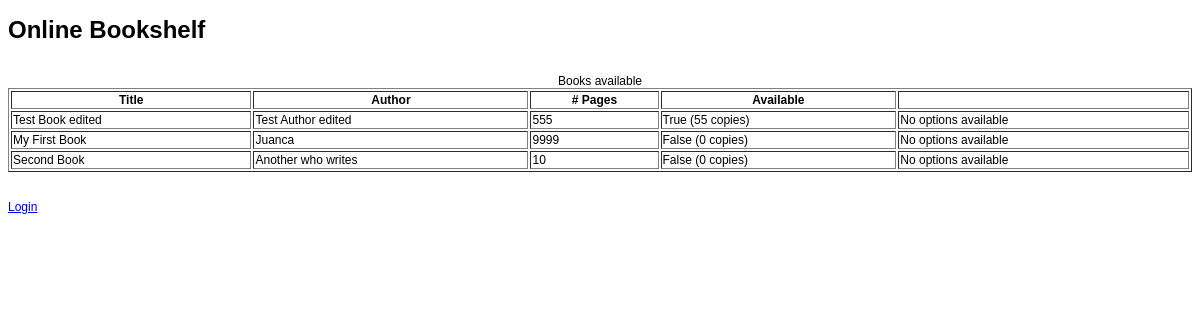
The app's page /, older data.
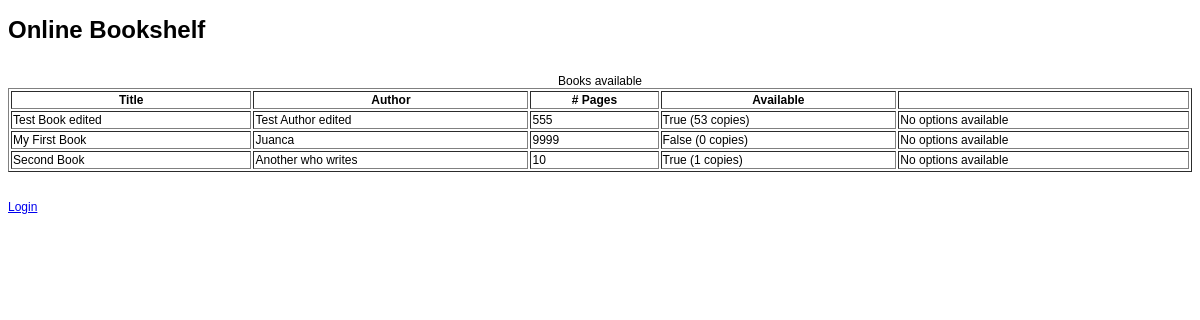
The same page, newer data.
### testApp/models.py (models this page shows, shortened)
class Book(models.Model):
    title = models.CharField(max_length=250, null=False)
    author = models.CharField(max_length=150, null=False)
    num_pages = models.PositiveIntegerField()
    num_copies = models.PositiveIntegerField(null=False)
    def is_available(self):
        return self.num_copies > 0

### testApp/views.py (the view)
# urls.py: url(r'^$', views.index, name='index'),
def index(request):
    cache = caches['default']
    user = cache.get('user')
    context = {}
    context['book_list'] = get_books()
    if user:
        context['username'] = user.name
        context['privileges'] = user.privileges
        context['user_books'] = user.books_lent.all()
    return render(request, 'index.html', context)

### testApp/views.py (called while the page is built)
def get_books():
    return Book.objects.all()

### testApp/templates/index.html (shortened to what this page needs)
<!DOCTYPE html PUBLIC "-//W3C//DTD XHTML 1.0 Transitional//EN" "http://www.w3.org/TR/xhtml1/DTD/xhtml1-transitional.dtd">
<html xmlns="http://www.w3.org/1999/xhtml" xml:lang="en" lang="en">
<head>
</head>
<body>
    <h1>Online Bookshelf</h1>
    <br>
    <table border="1" style="width:100%">
        <caption>Books available</caption>
        <tr>
            <th>Title</th>
            <th>Author</th>
            <th># Pages</th>
            <th>Available</th>
            <th></th>
        </tr>
        {% for book in book_list %}
        <tr>
            <td>{{ book.title }}</td>
            <td>{{ book.author }}</td>
            <td>{{ book.num_pages }}</td>
            <td>{{ book.is_available }} ({{ book.num_copies }} copies)</td>
            <td>
				{% if 'ADM' == privileges.name %}
					<a href="{% url 'book_update' book.id %}">Edit</a> |
					<a href="{% url 'book_delete' book.id %}">Delete</a>
				{% elif 'USR' == privileges.name and book.num_copies > 0 %}
					<a href="{% url 'book_lend' book.id %}">Lend</a>
				{% else %}
					No options available
				{% endif %}
			</td>
        </tr>
        {% endfor %}
    </table>
	<br>
	<br>
	{% if username %}
		Hello {{username}} | <a href="{% url 'logout' %}">Logout</a>
	{% else %}
    	<a href="{% url 'login' %}">Login</a>
	{% endif %}
</body>
</html>

### testApp/templates/index.html (style rules this page uses)
body { font-family:Arial,Helvetica,sans-serif; font-size: 12px; }

Row changes from the older to the newer data that the page shows:
changed Book "Test Book edited": num_copies "55" → "53"
changed Book "Second Book": is_available "False" → "True"; num_copies "0" → "1"
